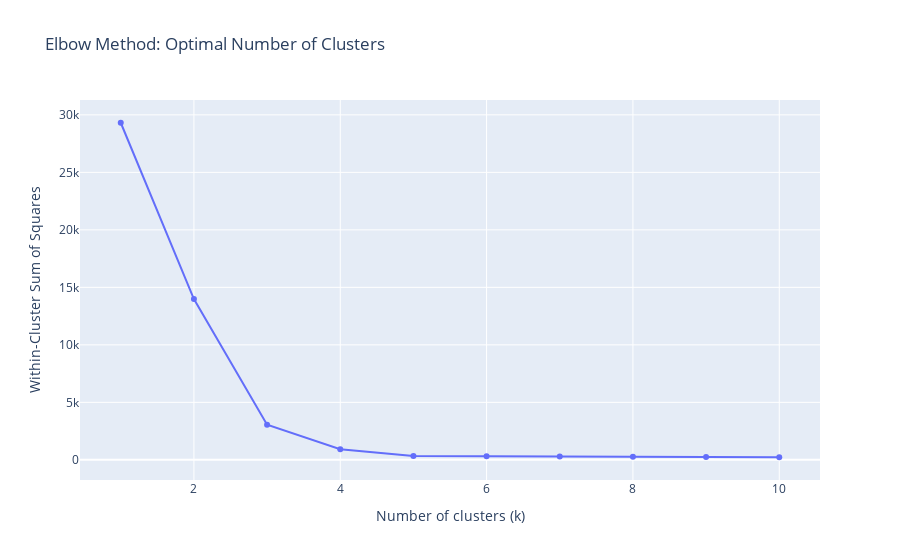

The notebook cell saved with this chart:
### Markdown cell above
# Intuition Behind the Elbow Method
When using K-Means, the goal is to minimize the Within-Cluster Sum of Squares (WCSS) — the total distance between data points and their assigned cluster centers.

As k increases, WCSS decreases because clusters become smaller and tighter.

However, beyond a certain point, adding more clusters yields diminishing returns.

The "elbow" in the curve (plot of k vs. WCSS) indicates the optimal number of clusters — the point after which WCSS decreases more slowly.

Let:

$$
WCSS(k) = \sum_{j=1}^{k} \sum_{x_i \in C_j} \| x_i - \mu_j \|^2
$$

Plotting $( WCSS )$ as a function of $ k $ and looking for the inflection point (the elbow) gives a good choice for the number of clusters.

### Code cell
import numpy as np
import plotly.graph_objects as go
from sklearn.datasets import make_blobs
from sklearn.cluster import KMeans

# Generate dataset
X, _ = make_blobs(n_samples=500, centers=5, cluster_std=0.60, random_state=42)

# Try different values of k and compute inertia (WCSS)
inertias = []
k_range = range(1, 11)
all_centroids = []
all_labels = []

for k in k_range:
    kmeans = KMeans(n_clusters=k, random_state=42, n_init='auto')
    kmeans.fit(X)
    inertias.append(kmeans.inertia_)
    all_centroids.append(kmeans.cluster_centers_)
    all_labels.append(kmeans.labels_)

# Plot elbow curve
fig1 = go.Figure()
fig1.add_trace(go.Scatter(x=list(k_range), y=inertias, mode='lines+markers', name='WCSS'))
fig1.update_layout(title='Elbow Method: Optimal Number of Clusters',
                   xaxis_title='Number of clusters (k)', yaxis_title='Within-Cluster Sum of Squares')
fig1.show()

### Figure 1 — Plotly figure (JSON) as saved in the notebook; plotly's stock layout.template omitted (floating-point values rounded to 4 significant figures)
{"data": [{"mode": "lines+markers", "name": "WCSS", "type": "scatter", "x": [1, 2, 3, 4, 5, 6, 7, 8, 9, 10], "y": [29310.0, 13980.0, 3053.0, 931.3, 341.0, 315.7, 297.0, 263.6, 255.8, 225.8]}], "layout": {"autosize": true, "title": {"text": "Elbow Method: Optimal Number of Clusters"}, "xaxis": {"autorange": true, "range": [0.4554, 10.54], "title": {"text": "Number of clusters (k)"}, "type": "linear"}, "yaxis": {"autorange": true, "range": [-2175.0, 31710.0], "title": {"text": "Within-Cluster Sum of Squares"}, "type": "linear"}}}
